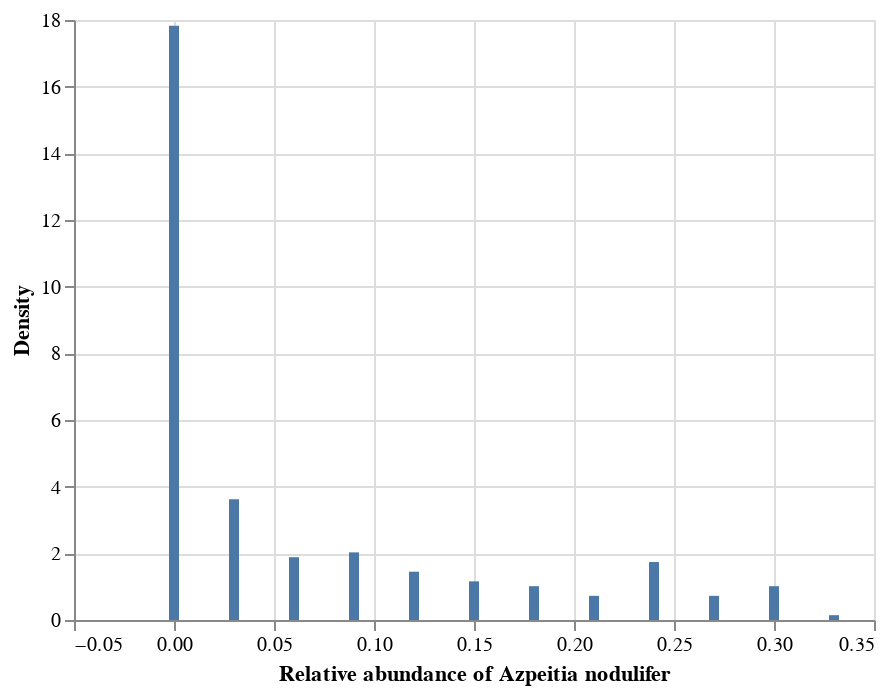

Source (notebook cell):
### Markdown cell above
<!-- BEGIN QUESTION -->

### Q1 (c). Distribution of *Azpeitia nodulifer* abundance over time

Here you'll construct a few plots that will help you answer the following key exploratory questions:
* Which values are common?
* Which values are rare?
* How spread out are the values?
* Are values spread evenly or irregularly?

#### (i) Construct a density scale histogram of the relative abundances of *Azpeitia nodulifer*. 

Use the `diatoms` dataframe and a bin width of 0.03 and store the histogram as `hist`.

Hint: It may help to look at *Q0* in **Lab4 on Smoothing**

### Code cell
base = alt.Chart(diatoms)

hist = base.transform_bin(
    'Relative abundance of Azpeitia nodulifer',
    field = 'A_nodul',
    bin = alt.Bin(step = 0.03)
).transform_aggregate(
    Count ='count()',
    groupby = ['Relative abundance of Azpeitia nodulifer']
).transform_calculate(
    Density = 'datum.Count/(0.03*230)'
).mark_bar().encode(
    x = 'Relative abundance of Azpeitia nodulifer:Q',
    y = 'Density:Q'
)
hist

### Figure 1 — Vega-Lite specification as saved in the notebook (floating-point values rounded to 4 significant figures; data arrays with more than 128 entries replaced by an {"elided": "..."} marker saying what was removed)
{"config": {"view": {"continuousWidth": 400, "continuousHeight": 300}}, "data": {"name": "data-9f4e66e54759d6b46301ea3d10ce44f6"}, "mark": "bar", "encoding": {"x": {"field": "Relative abundance of Azpeitia nodulifer", "type": "quantitative"}, "y": {"field": "Density", "type": "quantitative"}}, "transform": [{"bin": {"step": 0.03}, "field": "A_nodul", "as": "Relative abundance of Azpeitia nodulifer"}, {"aggregate": [{"op": "count", "as": "Count"}], "groupby": ["Relative abundance of Azpeitia nodulifer"]}, {"calculate": "datum.Count/(0.03*230)", "as": "Density"}], "$schema": "https://vega.github.io/schema/vega-lite/v4.17.0.json", "datasets": {"data-9f4e66e54759d6b46301ea3d10ce44f6": {"elided": "230 records"}}}
